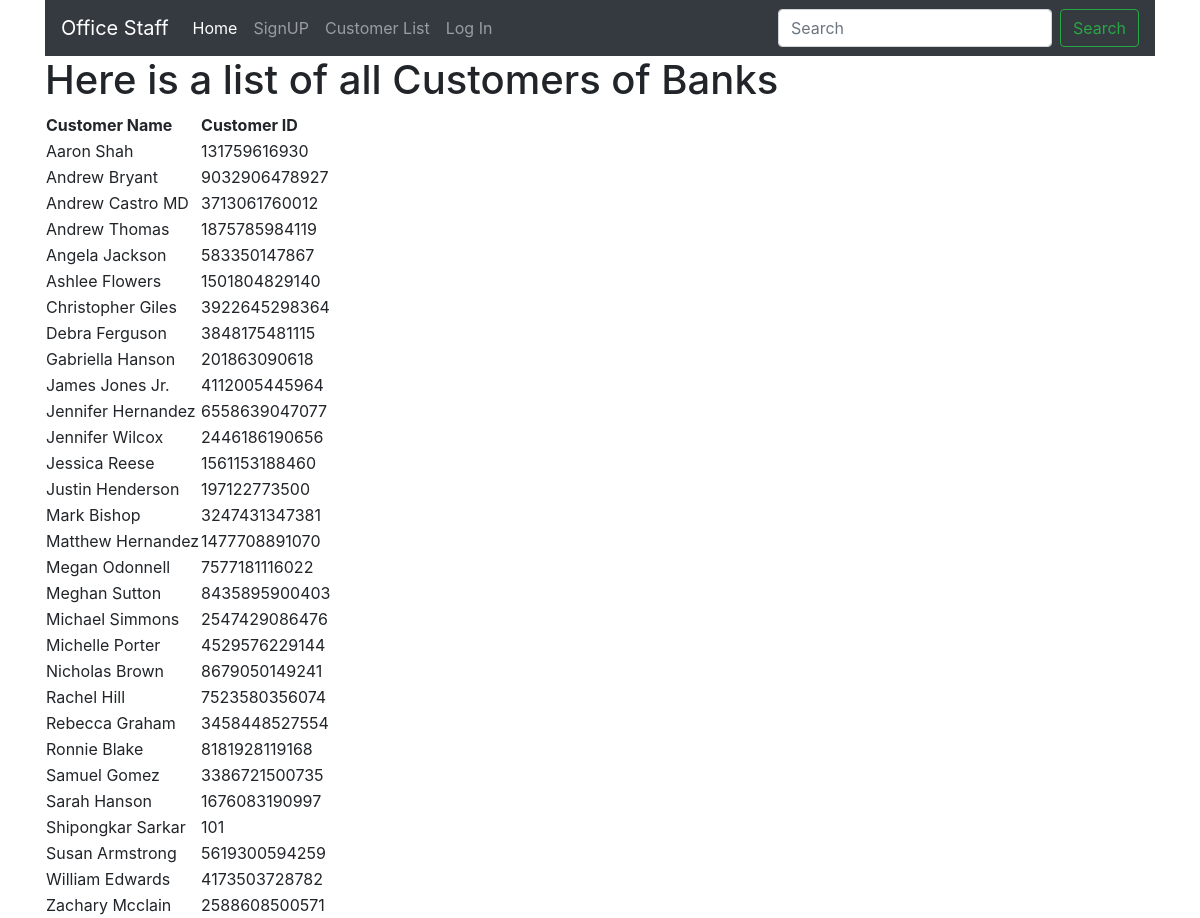
Page /list on the committed database.
### First_App/models.py (models this page shows)
class Customer(models.Model):
    Cus_ID=models.IntegerField(unique=True)
    Cus_Name=models.CharField(max_length=255)

### First_App/views.py (the view)
# urls.py: path('list',views.customer_list,name='fal'),
def customer_list(request):
    cus_name_list=Customer.objects.order_by('Cus_Name')
    name_dict={'cus_list':cus_name_list}
    return render(request,'First_App/Banks_state.html',context=name_dict)

### template/First_App/Banks_state.html (shortened to what this page needs)
<!DOCTYPE html>
{% extends 'Sec_App/base.html' %}
{% load staticfiles %}
    {% block body_block %}
    <h1>Here is a list of all Customers of Banks</h1>
    <div class="">
      {% if cus_list %}
      <table>
        <thead>
          <th>Customer Name</th>
          <th>Customer ID</th>
        </thead>
        {% for i in cus_list %}
        <tr>
          <td>{{ i.Cus_Name }}</td>
          <td>{{ i.Cus_ID }}</td>
        </tr>
        {% endfor %}
      </table>
          {% else %}
          <h2>Sorry !There is no list found!!</h2>
        {% endif %}
    </div>
    {% endblock %}

### template/Sec_App/base.html (shortened to what this page needs)
<!DOCTYPE html>
<html lang="en" dir="ltr">
  <head>
    <link rel="stylesheet" href="https://stackpath.bootstrapcdn.com/bootstrap/4.1.3/css/bootstrap.min.css">
  </head>
  <body>
    <div class="container">
      <nav class="navbar navbar-expand-lg navbar-dark bg-dark">
  <a class="navbar-brand" href="{% url 'AppTwo:home' %}">Office Staff</a>
  <div class="collapse navbar-collapse" id="navbarSupportedContent">
    <ul class="navbar-nav mr-auto">
      <li class="nav-item active">
        <a class="nav-link" href="{% url 'index' %}">Home <span class="sr-only">(current)</span></a>
      </li>
      <li class="nav-item">
        <a class="nav-link" href="{% url 'AppTwo:sign_up' %}">SignUP</a>
      </li>
      <li class="nav-item">
        <a class="nav-link" href="{% url 'First_A:fal' %}">Customer List</a>
      </li>
       {% if user.is_authenticated %}
       <li class="nav-item">
         <a class="nav-link" href="{% url 'AppTwo:sign_out' %}">Log Out</a>
       </li>
      {% else %}
      <li class="nav-item">
        <a class="nav-link" href="{% url 'AppTwo:sign_in' %}">Log In</a>
      </li>
      {% endif %}
    </ul>
    <form class="form-inline my-2 my-lg-0">
      <input class="form-control mr-sm-2" type="search" placeholder="Search" aria-label="Search">
      <button class="btn btn-outline-success my-2 my-sm-0" type="submit">Search</button>
    </form>
  </div>
</nav>
     {% block body_block %}{% endblock %}
    </div>
  </body>
</html>

### rows in the picture
Customer: Cus_Name "Aaron Shah", Cus_ID "131759616930"
Customer: Cus_Name "Andrew Bryant", Cus_ID "9032906478927"
Customer: Cus_Name "Andrew Castro MD", Cus_ID "3713061760012"
Customer: Cus_Name "Andrew Thomas", Cus_ID "1875785984119"
Customer: Cus_Name "Angela Jackson", Cus_ID "583350147867"
Customer: Cus_Name "Ashlee Flowers", Cus_ID "1501804829140"
Customer: Cus_Name "Christopher Giles", Cus_ID "3922645298364"
Customer: Cus_Name "Debra Ferguson", Cus_ID "3848175481115"
Customer: Cus_Name "Gabriella Hanson", Cus_ID "201863090618"
Customer: Cus_Name "James Jones Jr.", Cus_ID "4112005445964"
Customer: Cus_Name "Jennifer Hernandez", Cus_ID "6558639047077"
Customer: Cus_Name "Jennifer Wilcox", Cus_ID "2446186190656"
Customer: Cus_Name "Jessica Reese", Cus_ID "1561153188460"
Customer: Cus_Name "Justin Henderson", Cus_ID "197122773500"
Customer: Cus_Name "Mark Bishop", Cus_ID "3247431347381"
Customer: Cus_Name "Matthew Hernandez", Cus_ID "1477708891070"
Customer: Cus_Name "Megan Odonnell", Cus_ID "7577181116022"
Customer: Cus_Name "Meghan Sutton", Cus_ID "8435895900403"
Customer: Cus_Name "Michael Simmons", Cus_ID "2547429086476"
Customer: Cus_Name "Michelle Porter", Cus_ID "4529576229144"
Customer: Cus_Name "Nicholas Brown", Cus_ID "8679050149241"
Customer: Cus_Name "Rachel Hill", Cus_ID "7523580356074"
Customer: Cus_Name "Rebecca Graham", Cus_ID "3458448527554"
Customer: Cus_Name "Ronnie Blake", Cus_ID "8181928119168"
Customer: Cus_Name "Samuel Gomez", Cus_ID "3386721500735"
Customer: Cus_Name "Sarah Hanson", Cus_ID "1676083190997"
Customer: Cus_Name "Shipongkar Sarkar", Cus_ID "101"
Customer: Cus_Name "Susan Armstrong", Cus_ID "5619300594259"
Customer: Cus_Name "William Edwards", Cus_ID "4173503728782"
Customer: Cus_Name "Zachary Mcclain", Cus_ID "2588608500571"
